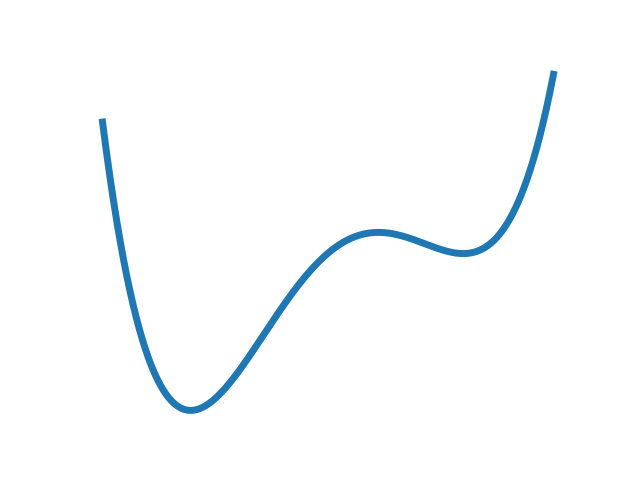

Here is the Python script that generated this plot:
import numpy as np
import matplotlib.pyplot as plt
x = np.linspace(-5,2.0,1000)

a= 0.8
b= 4.0
c=-5.0
d = 0.2

y = a * x**4 +b * x**3 + c * x + d 

plt.plot(x,y, linewidth=5.0)
plt.axis('off')
plt.show()
